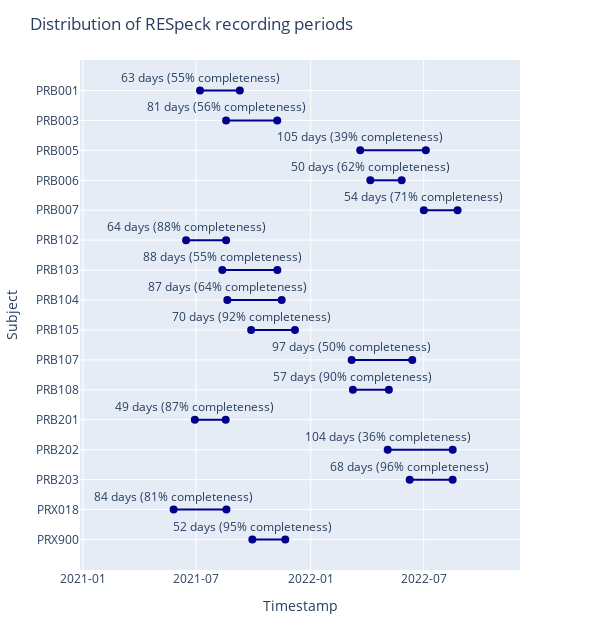

Write notebook code for a chart like this one.
### Code cell
fig = go.Figure()

global_start = summary_df['start'].min()
global_end = summary_df['end'].max()
xaxis_start = global_start - pd.Timedelta(days=150)
xaxis_end = global_end + pd.Timedelta(days=100)

for i, row in summary_df.iterrows():
    # Add a line and markers for each subject's recording period
    fig.add_trace(go.Scatter(
        x=[row['start'], row['end']],
        y=[row['id'], row['id']],
        mode='lines+markers+text',
        name=row['id'],
        text=[f"{int(row['duration_days'])} days ({row['completeness']:.0f}% completeness)", ''],
        textposition="top center",
        marker=dict(size=8),  # Customize marker size
        line=dict(color="darkblue")
    ))


# Adjust layout
fig.update_layout(
    title="Distribution of RESpeck recording periods",
    xaxis_title="Timestamp",
    yaxis_title="Subject",
    xaxis=dict(tickformat='%Y-%m', range=[xaxis_start, xaxis_end]),
    yaxis = dict(categoryorder='array', autorange="reversed"),
    autosize=False,
    width=600,
    height=630,
    showlegend=False,
    margin=dict(t=60, b=60)
)

fig.show()

### Figure 1 — Plotly figure (JSON) as saved in the notebook; plotly's stock layout.template omitted (floating-point values rounded to 4 significant figures)
{"data": [{"line": {"color": "darkblue"}, "marker": {"size": 8}, "mode": "lines+markers+text", "name": "PRB001", "text": ["63 days (55% completeness)", ""], "textposition": "top center", "type": "scatter", "x": ["2021-07-07T14:56:30", "2021-09-09T10:02:00"], "y": ["PRB001", "PRB001"]}, {"line": {"color": "darkblue"}, "marker": {"size": 8}, "mode": "lines+markers+text", "name": "PRB003", "text": ["81 days (56% completeness)", ""], "textposition": "top center", "type": "scatter", "x": ["2021-08-18T10:29:00", "2021-11-08T09:43:30"], "y": ["PRB003", "PRB003"]}, {"line": {"color": "darkblue"}, "marker": {"size": 8}, "mode": "lines+markers+text", "name": "PRB005", "text": ["105 days (39% completeness)", ""], "textposition": "top center", "type": "scatter", "x": ["2022-03-21T08:37:00", "2022-07-04T11:26:00"], "y": ["PRB005", "PRB005"]}, {"line": {"color": "darkblue"}, "marker": {"size": 8}, "mode": "lines+markers+text", "name": "PRB006", "text": ["50 days (62% completeness)", ""], "textposition": "top center", "type": "scatter", "x": ["2022-04-06T11:49:00", "2022-05-26T18:12:00"], "y": ["PRB006", "PRB006"]}, {"line": {"color": "darkblue"}, "marker": {"size": 8}, "mode": "lines+markers+text", "name": "PRB007", "text": ["54 days (71% completeness)", ""], "textposition": "top center", "type": "scatter", "x": ["2022-07-01T06:00:30", "2022-08-24T08:14:00"], "y": ["PRB007", "PRB007"]}, {"line": {"color": "darkblue"}, "marker": {"size": 8}, "mode": "lines+markers+text", "name": "PRB102", "text": ["64 days (88% completeness)", ""], "textposition": "top center", "type": "scatter", "x": ["2021-06-15T07:45:00", "2021-08-18T10:03:30"], "y": ["PRB102", "PRB102"]}, {"line": {"color": "darkblue"}, "marker": {"size": 8}, "mode": "lines+markers+text", "name": "PRB103", "text": ["88 days (55% completeness)", ""], "textposition": "top center", "type": "scatter", "x": ["2021-08-12T07:45:30", "2021-11-08T13:24:30"], "y": ["PRB103", "PRB103"]}, {"line": {"color": "darkblue"}, "marker": {"size": 8}, "mode": "lines+markers+text", "name": "PRB104", "text": ["87 days (64% completeness)", ""], "textposition": "top center", "type": "scatter", "x": ["2021-08-20T10:06:30", "2021-11-15T11:03:00"], "y": ["PRB104", "PRB104"]}, {"line": {"color": "darkblue"}, "marker": {"size": 8}, "mode": "lines+markers+text", "name": "PRB105", "text": ["70 days (92% completeness)", ""], "textposition": "top center", "type": "scatter", "x": ["2021-09-27T13:40:00", "2021-12-06T18:21:00"], "y": ["PRB105", "PRB105"]}, {"line": {"color": "darkblue"}, "marker": {"size": 8}, "mode": "lines+markers+text", "name": "PRB107", "text": ["97 days (50% completeness)", ""], "textposition": "top center", "type": "scatter", "x": ["2022-03-07T12:28:00", "2022-06-12T17:07:30"], "y": ["PRB107", "PRB107"]}, {"line": {"color": "darkblue"}, "marker": {"size": 8}, "mode": "lines+markers+text", "name": "PRB108", "text": ["57 days (90% completeness)", ""], "textposition": "top center", "type": "scatter", "x": ["2022-03-09T14:24:00", "2022-05-06T04:43:00"], "y": ["PRB108", "PRB108"]}, {"line": {"color": "darkblue"}, "marker": {"size": 8}, "mode": "lines+markers+text", "name": "PRB201", "text": ["49 days (87% completeness)", ""], "textposition": "top center", "type": "scatter", "x": ["2021-06-29T07:52:00", "2021-08-17T18:48:30"], "y": ["PRB201", "PRB201"]}, {"line": {"color": "darkblue"}, "marker": {"size": 8}, "mode": "lines+markers+text", "name": "PRB202", "text": ["104 days (36% completeness)", ""], "textposition": "top center", "type": "scatter", "x": ["2022-05-04T07:49:00", "2022-08-16T11:22:30"], "y": ["PRB202", "PRB202"]}, {"line": {"color": "darkblue"}, "marker": {"size": 8}, "mode": "lines+markers+text", "name": "PRB203", "text": ["68 days (96% completeness)", ""], "textposition": "top center", "type": "scatter", "x": ["2022-06-08T13:50:30", "2022-08-16T10:24:30"], "y": ["PRB203", "PRB203"]}, {"line": {"color": "darkblue"}, "marker": {"size": 8}, "mode": "lines+markers+text", "name": "PRX018", "text": ["84 days (81% completeness)", ""], "textposition": "top center", "type": "scatter", "x": ["2021-05-26T07:55:30", "2021-08-18T22:59:30"], "y": ["PRX018", "PRX018"]}, {"line": {"color": "darkblue"}, "marker": {"size": 8}, "mode": "lines+markers+text", "name": "PRX900", "text": ["52 days (95% completeness)", ""], "textposition": "top center", "type": "scatter", "x": ["2021-09-29T10:54:30", "2021-11-21T06:25:00"], "y": ["PRX900", "PRX900"]}], "layout": {"autosize": false, "height": 630, "margin": {"b": 60, "t": 60}, "showlegend": false, "title": {"text": "Distribution of RESpeck recording periods"}, "width": 600, "xaxis": {"range": ["2020-12-27T07:55:30", "2022-12-02T08:14:00"], "tickformat": "%Y-%m", "title": {"text": "Timestamp"}, "type": "date"}, "yaxis": {"autorange": true, "categoryorder": "array", "range": [16.02, -1.019], "title": {"text": "Subject"}, "type": "category"}}}
